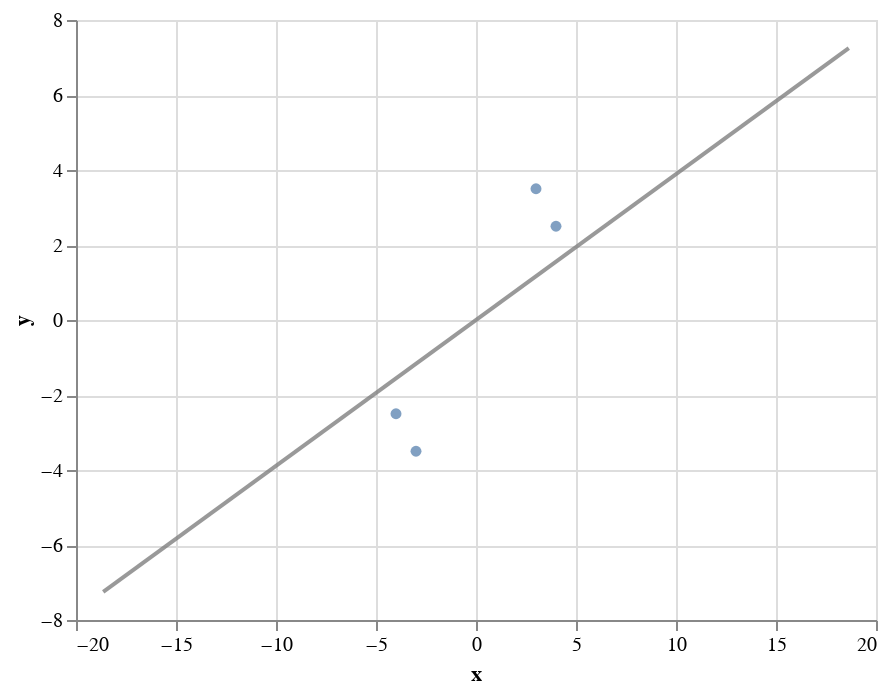

Write notebook code for a chart like this one.
### Code cell
eigenvector = pd.DataFrame(np.vstack([v[:, 0]*20, v[:, 0]*-20]), columns=["x", "y"])

eigenvector_chart = alt.Chart(eigenvector).mark_line(color="grey", opacity=0.8).encode(
    x="x",
    y="y",
    tooltip=["x", "y"],
)

eigenvector_chart + center_chart

### Figure 1 — Vega-Lite specification as saved in the notebook (floating-point values rounded to 4 significant figures)
{"config": {"view": {"continuousWidth": 400, "continuousHeight": 300}}, "layer": [{"data": {"name": "data-74e410db152f5709403695ea176ee816"}, "mark": {"type": "line", "color": "grey", "opacity": 0.8}, "encoding": {"tooltip": [{"type": "quantitative", "field": "x"}, {"type": "quantitative", "field": "y"}], "x": {"type": "quantitative", "field": "x"}, "y": {"type": "quantitative", "field": "y"}}}, {"data": {"name": "data-093306fe1ed19a6d7a5847d224ce8462"}, "mark": "circle", "encoding": {"tooltip": [{"type": "quantitative", "field": "x"}, {"type": "quantitative", "field": "y"}], "x": {"type": "quantitative", "field": "x"}, "y": {"type": "quantitative", "field": "y"}}}], "$schema": "https://vega.github.io/schema/vega-lite/v4.8.1.json", "datasets": {"data-74e410db152f5709403695ea176ee816": [{"x": -18.64, "y": -7.25}, {"x": 18.64, "y": 7.25}], "data-093306fe1ed19a6d7a5847d224ce8462": [{"x": -4.0, "y": -2.5}, {"x": -3.0, "y": -3.5}, {"x": 4.0, "y": 2.5}, {"x": 3.0, "y": 3.5}]}}
